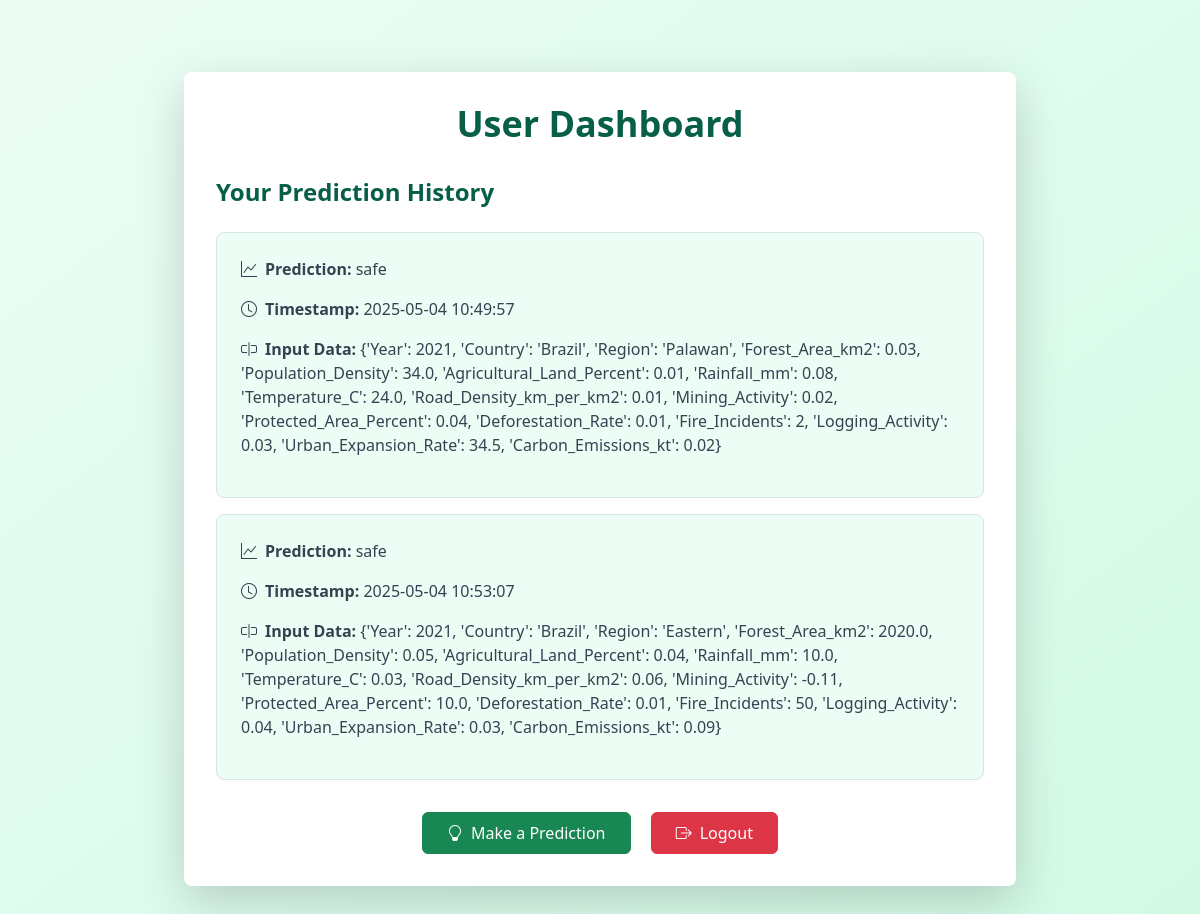
Screenshot of /user_dashboard (signed in) with the database file from the repository.
### app.py (models this page shows)
class Prediction(db.Model):
    id = db.Column(db.Integer, primary_key=True)
    user_id = db.Column(db.Integer, db.ForeignKey('user.id'), nullable=False)
    input_data = db.Column(db.String(1000), nullable=False)
    prediction = db.Column(db.String(200), nullable=False)
    timestamp = db.Column(db.DateTime, nullable=False, default=db.func.current_timestamp())

### app.py (the view)
@app.route('/user_dashboard')
def user_dashboard():
    if 'user_id' not in session:
        flash('Please log in to access this page.', 'warning')
        return redirect(url_for('login'))
    user_predictions = Prediction.query.filter_by(user_id=session['user_id']).all()
    return render_template('user_dashboard.html', predictions=user_predictions)

### templates/user_dashboard.html (shortened to what this page needs)
<!DOCTYPE html>
<html>
<head>
    <link href="https://cdnjs.cloudflare.com/ajax/libs/tailwindcss/2.2.19/tailwind.min.css" rel="stylesheet">
    <link href="https://cdn.jsdelivr.net/npm/bootstrap@5.3.3/dist/css/bootstrap.min.css" rel="stylesheet">
    <link href="https://cdn.jsdelivr.net/npm/bootstrap-icons@1.11.3/font/bootstrap-icons.css" rel="stylesheet">
</head>
<body class="bg-gradient-to-br from-green-50 to-green-100 min-h-screen">
    <div class="max-w-4xl mx-auto p-8">
        <div class="bg-white rounded-lg shadow-lg p-8 mt-10">
            <h1 class="text-4xl font-bold text-green-800 mb-6 text-center">User Dashboard</h1>
            <div class="mt-8">
                <h2 class="text-2xl font-semibold text-green-800 mb-4">Your Prediction History</h2>
                {% if predictions %}
                    <div class="space-y-4">
                        {% for prediction in predictions %}
                            <div class="bg-green-50 rounded-lg p-4 border border-green-200">
                                <p class="text-gray-700"><i class="bi bi-graph-up me-2"></i><strong>Prediction:</strong> {{ prediction.prediction }}</p>
                                <p class="text-gray-700"><i class="bi bi-clock me-2"></i><strong>Timestamp:</strong> {{ prediction.timestamp }}</p>
                                <p class="text-gray-700"><i class="bi bi-input-cursor me-2"></i><strong>Input Data:</strong> {{ prediction.input_data }}</p>
                            </div>
                        {% endfor %}
                    </div>
                {% else %}
                    <p class="text-gray-700">No predictions made yet.</p>
                {% endif %}
            </div>
            <div class="mt-8 text-center space-x-4">
                <a href="{{ url_for('index') }}" class="btn btn-success font-bold py-2 px-4 rounded-lg transition duration-300">
                    <i class="bi bi-lightbulb me-2"></i>Make a Prediction
                </a>
                <a href="{{ url_for('logout') }}" class="btn btn-danger font-bold py-2 px-4 rounded-lg transition duration-300">
                    <i class="bi bi-box-arrow-right me-2"></i>Logout
                </a>
            </div>
        </div>
    </div>
</body>
</html>

### rows the page displays
Prediction: prediction "safe", timestamp "2025-05-04 10:49:57", input_data "{'Year': 2021, 'Country': 'Brazil', 'Region': 'Palawan', 'Forest_Area_km2': 0.03, 'Population_Density': 34.0, 'Agricultural_Land_Percent': 0.01, 'Rainfall_mm': 0.08, 'Temperature_C': 24.0, 'Road_Density_km_per_km2': 0.01, 'Mining_Activity': 0.02, 'Protected_Area_Percent': 0.04, 'Deforestation_Rate': 0.01, 'Fire_Incidents': 2, 'Logging_Activity': 0.03, 'Urban_Expansion_Rate': 34.5, 'Carbon_Emissions_kt': 0.02}"
Prediction: prediction "safe", timestamp "2025-05-04 10:53:07", input_data "{'Year': 2021, 'Country': 'Brazil', 'Region': 'Eastern', 'Forest_Area_km2': 2020.0, 'Population_Density': 0.05, 'Agricultural_Land_Percent': 0.04, 'Rainfall_mm': 10.0, 'Temperature_C': 0.03, 'Road_Density_km_per_km2': 0.06, 'Mining_Activity': -0.11, 'Protected_Area_Percent': 10.0, 'Deforestation_Rate': 0.01, 'Fire_Incidents': 50, 'Logging_Activity': 0.04, 'Urban_Expansion_Rate': 0.03, 'Carbon_Emissions_kt': 0.09}"
